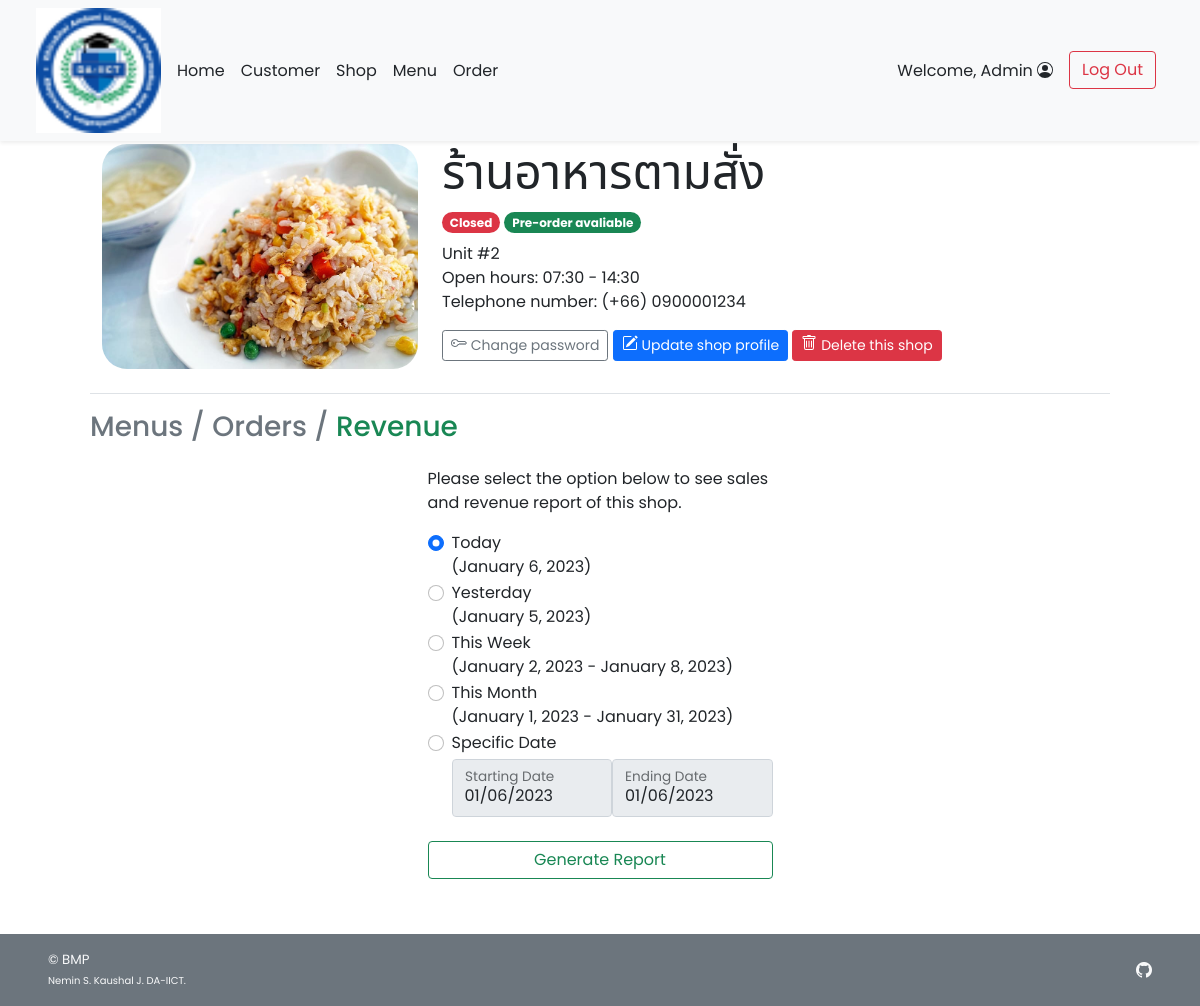
Screenshot of /admin/admin_shop_revenue.php?s_id=1 (signed in) with the database file from the repository.
### tables this page shows
CREATE TABLE `shop` (
  `s_id` int(11) NOT NULL,
  `s_username` varchar(45) NOT NULL,
  `s_pwd` varchar(45) NOT NULL,
  `s_name` varchar(100) NOT NULL,
  `s_location` varchar(100) NOT NULL,
  `s_openhour` time NOT NULL,
  `s_closehour` time NOT NULL,
  `s_status` tinyint(4) NOT NULL DEFAULT 1 COMMENT 'Shop ready for taking an order or not (True for open, False for close)',
  `s_preorderStatus` tinyint(4) NOT NULL DEFAULT 1 COMMENT 'Shop is ready for tomorrow pre-order or not',
  `s_email` varchar(100) NOT NULL,
  `s_phoneno` varchar(45) NOT NULL,
  `s_pic` text DEFAULT NULL
);

### shop/range_fn.php (called while the page is built, shortened)
<?php
    function rangeWeek ($datestr) {
        $dt = strtotime ($datestr);
        return array (
            "start" => date ('N', $dt) == 1 ? date ('Y-m-d', $dt) : date ('Y-m-d', strtotime ('last monday', $dt)),
            "end" => date('N', $dt) == 7 ? date ('Y-m-d', $dt) : date ('Y-m-d', strtotime ('next sunday', $dt))
        );
    }
    function rangeMonth ($datestr) {
        $dt = strtotime ($datestr);
        return array (
            "start" => date ('Y-m-d', strtotime ('first day of this month', $dt)),
            "end" => date ('Y-m-d', strtotime ('last day of this month', $dt))
        );
    }
?>

### admin/admin_shop_revenue.php (the view, shortened to what this page needs)
<!DOCTYPE html>
<html lang="en">
<head>
    <?php
        include("../conn_db.php");
        include('../head.php');
        include("../shop/range_fn.php");
    ?>
    <link href="../css/main.css" rel="stylesheet">
    <link href="../css/menu.css" rel="stylesheet">
    <link href="../css/login.css" rel="stylesheet">
</head>
<body class="d-flex flex-column h-100 bg-white">
    <?php include('nav_header_admin.php')?>
    <?php
        $s_id = $_GET["s_id"];
        $query = "SELECT s_name,s_location,s_openhour,s_closehour,s_status,s_preorderstatus,s_phoneno,s_pic
        FROM shop WHERE s_id = {$s_id} LIMIT 0,1";
        $result = $mysqli -> query($query);
        $shop_row = $result -> fetch_array();
    ?>
    <div class="container px-5 py-4" id="shop-body">
        <a class="nav nav-item text-decoration-none text-muted mb-2" href="#" onclick="history.back();">
        </a>
        <div class="container row row-cols-6 row-cols-md-12 g-5 pt-4 mb-4" id="shop-header">
            <div class="rounded-25 col-6 col-md-4" id="shop-img" style="
                    background: url(
                        <?php
                            if(is_null($shop_row["s_pic"])){echo "'../img/default.png'";}
                            else{echo "'../img/{$shop_row['s_pic']}'";}
                        ?>
                    ) center; height: 225px;
                    background-size: cover; background-repeat: no-repeat;
                    background-position: center;">
            </div>
            <div class="col-6 col-md-8">
                <h1 class="display-5 strong"><?php echo $shop_row["s_name"];?></h1>
                <ul class="list-unstyled">
                    <li class="my-2">
                        <?php
                            $now = date('H:i:s');
                            if((($now < $shop_row["s_openhour"])||($now > $shop_row["s_closehour"]))||($shop_row["s_status"]==0)){
                        ?>
                        <span class="badge rounded-pill bg-danger">Closed</span>
                        <?php }else{ ?>
                        <span class="badge rounded-pill bg-success">Open</span>
                        <?php }
                            if($shop_row["s_preorderstatus"]==1){
                        ?>
                        <span class="badge rounded-pill bg-success">Pre-order avaliable</span>
                        <?php }else{ ?>
                        <span class="badge rounded-pill bg-danger">Pre-order Unavaliable</span>
                        <?php } ?>
                    </li>
                    <li class=""><?php echo $shop_row["s_location"];?></li>
                    <li class="">Open hours:
                        <?php
                            $open = explode(":",$shop_row["s_openhour"]);
                            $close = explode(":",$shop_row["s_closehour"]);
                            echo $open[0].":".$open[1]." - ".$close[0].":".$close[1];
                        ?>
                    </li>
                    <li class="">Telephone number: <?php echo "(+66) ".$shop_row["s_phoneno"];?></li>
                </ul>
                <a class="btn btn-sm btn-outline-secondary" href="admin_shop_pwd.php?s_id=<?php echo $s_id?>">
            Change password
        </a>
        <a class="btn btn-sm btn-primary mt-2 mt-md-0" href="admin_shop_edit.php?s_id=<?php echo $s_id?>">
            Update shop profile
        </a>
        <a class="btn btn-sm btn-danger mt-2 mt-md-0" href="admin_shop_delete.php?s_id=<?php echo $s_id?>">
            Delete this shop
        </a>
            </div>
        </div>
        <div class="container">
        <h3 class="border-top pt-3 my-2">
            <a class="text-decoration-none link-secondary" href="admin_shop_detail.php?s_id=<?php echo $s_id?>">Menus</a>
            <span class="text-secondary">/</span>
            <a class="nav-item text-decoration-none link-secondary" href="admin_shop_order.php?s_id=<?php echo $s_id?>">Orders</a></span>
            <span class="text-secondary">/</span>
            <a class="nav-item text-decoration-none link-success" href="admin_shop_revenue.php?s_id=<?php echo $s_id?>">Revenue</a></span>
        </h3>
        </div>
        <div class="container form-signin">
        <form method="GET" action="admin_shop_report.php" class="form-floating">
            <p>Please select the option below to see sales and revenue report of this shop.</p>
            <div class="form-check">
                <input class="form-check-input" type="radio" name="rev_mode" id="rev_mode1" value="1" checked onclick="switch_disable(0)">
                <label class="form-check-label" for="rev_mode1">
                    Today<br />(<?php echo date('F j, Y');?>)
                </label>
            </div>
            <div class="form-check">
                <input class="form-check-input" type="radio" name="rev_mode" id="rev_mode2" value="2" onclick="switch_disable(0)">
                <label class="form-check-label" for="rev_mode2">
                    Yesterday<br />(<?php echo (new Datetime()) -> sub(new DateInterval("P1D")) -> format('F j, Y');?>)
                </label>
            </div>
            <div class="form-check">
                <input class="form-check-input" type="radio" name="rev_mode" id="rev_mode3" value="3" onclick="switch_disable(0)">
                <label class="form-check-label" for="rev_mode3">
                    This Week<br /> (<?php
                    $weekrange = rangeWeek(date('Y-n-j'));
                    $week_start = (new Datetime($weekrange["start"])) -> format('F j, Y');
                    $week_end = (new Datetime($weekrange["end"])) -> format('F j, Y');
                    echo "{$week_start} - {$week_end}";
                    ?>)
                </label>
            </div>
            <div class="form-check">
                <input class="form-check-input" type="radio" name="rev_mode" id="rev_mode4" value="4" onclick="switch_disable(0)">
                <label class="form-check-label" for="rev_mode4">
                    This Month<br /> (<?php
                    $monthrange = rangeMonth(date('Y-n-j'));
                    $month_start = (new Datetime($monthrange["start"])) -> format('F j, Y');
                    $month_end = (new Datetime($monthrange["end"])) -> format('F j, Y');
                    echo "{$month_start} - {$month_end}";
                    ?>)
                </label>
            </div>
            <div class="form-check">
                <input class="form-check-input" type="radio" name="rev_mode" id="rev_mode5" value="5" onclick="switch_disable(1)">
                <label class="form-check-label" for="rev_mode5">
                    Specific Date<br />
                </label>
                <div class="row row-cols-2 g-0 mt-1 mb-2">
                    <div class="col">
                        <div class="form-floating">
                            <input type="date" class="form-control" id="start_date" placeholder="Starting Date"
                                value="<?php echo date('Y-m-d');?>" max="<?php echo date('Y-m-d');?>" name="start_date"
                                oninput="update_minrange()" disabled>
                            <label for="start_date">Starting Date</label>
                        </div>
                    </div>
                    <div class="col">
                        <div class="form-floating">
                            <input type="date" class="form-control" id="end_date" placeholder="Ending Date"
                                value="<?php echo date('Y-m-d');?>" max="<?php echo date('Y-m-d');?>" name="end_date" disabled>
                            <label for="end_date">Ending Date</label>
                        </div>
                    </div>
                </div>
            </div>
            <button class="w-100 btn btn-outline-success my-3" type="submit">Generate Report</button>
        </form>
    </div>
    </div>
    <footer
        class="footer d-flex flex-wrap justify-content-between align-items-center px-5 py-3 mt-auto bg-secondary text-light">
        <span class="smaller-font">&copy; BMP<br /><span class="xsmall-font">Nemin S. Kaushal J.
                DA-IICT.</span></span>
        <ul class="nav justify-content-end list-unstyled d-flex">
            <li class="ms-3"><a class="text-light" target="_blank" href="https://github.com/Kaushal199/CMS_BMP/"><i
                        class="bi bi-github"></i></a></li>
        </ul>
    </footer>
</body>
</html>

### css/main.css (style rules this page uses)
html { height: 100%; }
body { height: 100%; padding-top: 4rem; margin-bottom: -50px; font-family: 'Poppins', 'Noto Sans Thai', sans-serif; }
a { cursor: pointer; }
.bi { vertical-align: -.125em; fill: currentColor; }
.smaller-font { font-size: smaller; }
.xsmall-font { font-size: x-small; }
.rounded-25 { border-radius: 25px; }

### css/menu.css (style rules this page uses)
html, body { height: 100%; }

### css/login.css (style rules this page uses)
html, body { height: 100%; font-family: 'Poppins', 'Noto Sans Thai', sans-serif; }
body { background-color: #f5f5f5; padding-top: 4rem; margin-bottom: -50px; }
.form-signin { width: 100%; max-width: 375px; padding: 15px; margin: auto; }
.smaller-font { font-size: smaller; }
.xsmall-font { font-size: x-small; }
.rounded-25 { border-radius: 25px; }

### rows the page displays
shop: s_pic (picture), s_name "ร้านอาหารตามสั่ง", s_location "Unit #2", s_openhour "07", s_openhour "30", s_closehour "14", s_closehour "30", s_phoneno "0900001234"

### other values shown
$_SESSION['firstname'] "Admin"
$week_start "January 2, 2023"
$week_end "January 8, 2023"
$month_start "January 1, 2023"
$month_end "January 31, 2023"
